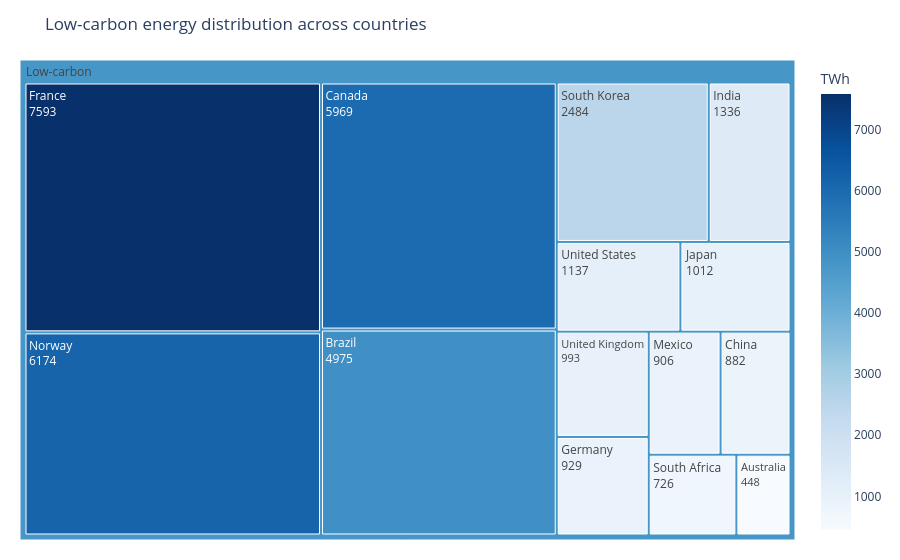
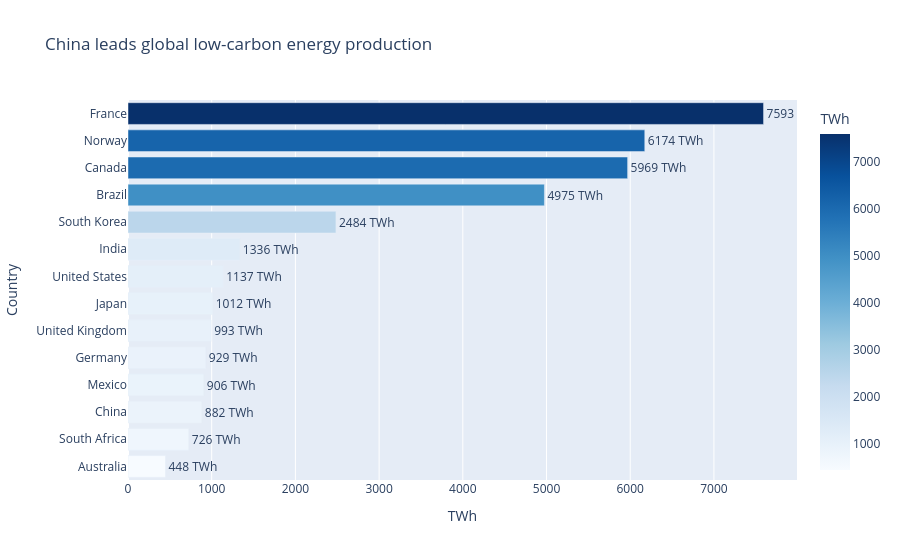

The notebook cell these images were saved under, in order:
### Code cell
#Task 3 — Treemap vs bar: low-carbon energy by country Filter low-carbon sources
low_carbon_df = df.loc[df['Source_Type'] == 'Low-carbon'].copy()

# Aggregate TWh by country
low_carbon_grouped = (
    low_carbon_df
    .groupby('Country')['TWh']
    .sum()
    .reset_index()
)

# Add dummy root node
low_carbon_grouped['All'] = 'Low-carbon'

# ---------- Treemap ----------
fig_tree = px.treemap(
    low_carbon_grouped,
    path=['All', 'Country'],
    values='TWh',
    color='TWh',
    color_continuous_scale='Blues',
    title='Low-carbon energy distribution across countries'
)

fig_tree.update_traces(
    textinfo='label+value',
    root_color='lightgrey'
)

fig_tree.update_layout(
    margin=dict(t=60, l=20, r=20, b=20)
)

fig_tree.show()

# ---------- Horizontal Bar Chart ----------
low_carbon_sorted = low_carbon_grouped.sort_values(
    by='TWh',
    ascending=True
)

fig_bar = px.bar(
    low_carbon_sorted,
    x='TWh',
    y='Country',
    orientation='h',
    color='TWh',
    color_continuous_scale='Blues',
    title='China leads global low-carbon energy production'
)

fig_bar.update_traces(
    texttemplate='%{x:.0f} TWh',
    textposition='outside'
)

fig_bar.update_layout(
    yaxis_title='Country',
    xaxis_title='TWh',
    showlegend=False
)

fig_bar.show()

### Figure 1 — Plotly figure (JSON) as saved in the notebook; plotly's stock layout.template omitted (floating-point values rounded to 4 significant figures)
{"data": [{"branchvalues": "total", "customdata": [[448.0], [4975.0], [5969.0], [882.0], [7593.0], [929.0], [1336.0], [1012.0], [906.0], [6174.0], [726.0], [2484.0], [993.0], [1137.0], [4797.0]], "domain": {"x": [0, 1], "y": [0, 1]}, "hovertemplate": "labels=%{label}<br>TWh_sum=%{value}<br>parent=%{parent}<br>id=%{id}<br>TWh=%{color}<extra></extra>", "ids": ["Low-carbon/Australia", "Low-carbon/Brazil", "Low-carbon/Canada", "Low-carbon/China", "Low-carbon/France", "Low-carbon/Germany", "Low-carbon/India", "Low-carbon/Japan", "Low-carbon/Mexico", "Low-carbon/Norway", "Low-carbon/South Africa", "Low-carbon/South Korea", "Low-carbon/United Kingdom", "Low-carbon/United States", "Low-carbon"], "labels": ["Australia", "Brazil", "Canada", "China", "France", "Germany", "India", "Japan", "Mexico", "Norway", "South Africa", "South Korea", "United Kingdom", "United States", "Low-carbon"], "marker": {"coloraxis": "coloraxis", "colors": [448.0, 4975.0, 5969.0, 882.0, 7593.0, 929.0, 1336.0, 1012.0, 906.0, 6174.0, 726.0, 2484.0, 993.0, 1137.0, 4797.0]}, "name": "", "parents": ["Low-carbon", "Low-carbon", "Low-carbon", "Low-carbon", "Low-carbon", "Low-carbon", "Low-carbon", "Low-carbon", "Low-carbon", "Low-carbon", "Low-carbon", "Low-carbon", "Low-carbon", "Low-carbon", ""], "root": {"color": "lightgrey"}, "textinfo": "label+value", "type": "treemap", "values": [448.0, 4975.0, 5969.0, 882.0, 7593.0, 929.0, 1336.0, 1012.0, 906.0, 6174.0, 726.0, 2484.0, 993.0, 1137.0, 35560.0]}], "layout": {"coloraxis": {"colorbar": {"title": {"text": "TWh"}}, "colorscale": [[0, "rgb(247,251,255)"], [0.125, "rgb(222,235,247)"], [0.25, "rgb(198,219,239)"], [0.375, "rgb(158,202,225)"], [0.5, "rgb(107,174,214)"], [0.625, "rgb(66,146,198)"], [0.75, "rgb(33,113,181)"], [0.875, "rgb(8,81,156)"], [1, "rgb(8,48,107)"]]}, "legend": {"tracegroupgap": 0}, "margin": {"b": 20, "l": 20, "r": 20, "t": 60}, "title": {"text": "Low-carbon energy distribution across countries"}}}

### Figure 2 — Plotly figure (JSON) as saved in the notebook; plotly's stock layout.template omitted (floating-point values rounded to 4 significant figures)
{"data": [{"hovertemplate": "TWh=%{marker.color}<br>Country=%{y}<extra></extra>", "legendgroup": "", "marker": {"color": [448.0, 726.0, 882.0, 906.0, 929.0, 993.0, 1012.0, 1137.0, 1336.0, 2484.0, 4975.0, 5969.0, 6174.0, 7593.0], "coloraxis": "coloraxis", "pattern": {"shape": ""}}, "name": "", "orientation": "h", "showlegend": false, "textposition": "outside", "texttemplate": "%{x:.0f} TWh", "type": "bar", "x": [448.0, 726.0, 882.0, 906.0, 929.0, 993.0, 1012.0, 1137.0, 1336.0, 2484.0, 4975.0, 5969.0, 6174.0, 7593.0], "xaxis": "x", "y": ["Australia", "South Africa", "China", "Mexico", "Germany", "United Kingdom", "Japan", "United States", "India", "South Korea", "Brazil", "Canada", "Norway", "France"], "yaxis": "y"}], "layout": {"barmode": "relative", "coloraxis": {"colorbar": {"title": {"text": "TWh"}}, "colorscale": [[0, "rgb(247,251,255)"], [0.125, "rgb(222,235,247)"], [0.25, "rgb(198,219,239)"], [0.375, "rgb(158,202,225)"], [0.5, "rgb(107,174,214)"], [0.625, "rgb(66,146,198)"], [0.75, "rgb(33,113,181)"], [0.875, "rgb(8,81,156)"], [1, "rgb(8,48,107)"]]}, "legend": {"tracegroupgap": 0}, "showlegend": false, "title": {"text": "China leads global low-carbon energy production"}, "xaxis": {"anchor": "y", "domain": [0, 1], "title": {"text": "TWh"}}, "yaxis": {"anchor": "x", "domain": [0, 1], "title": {"text": "Country"}}}}
